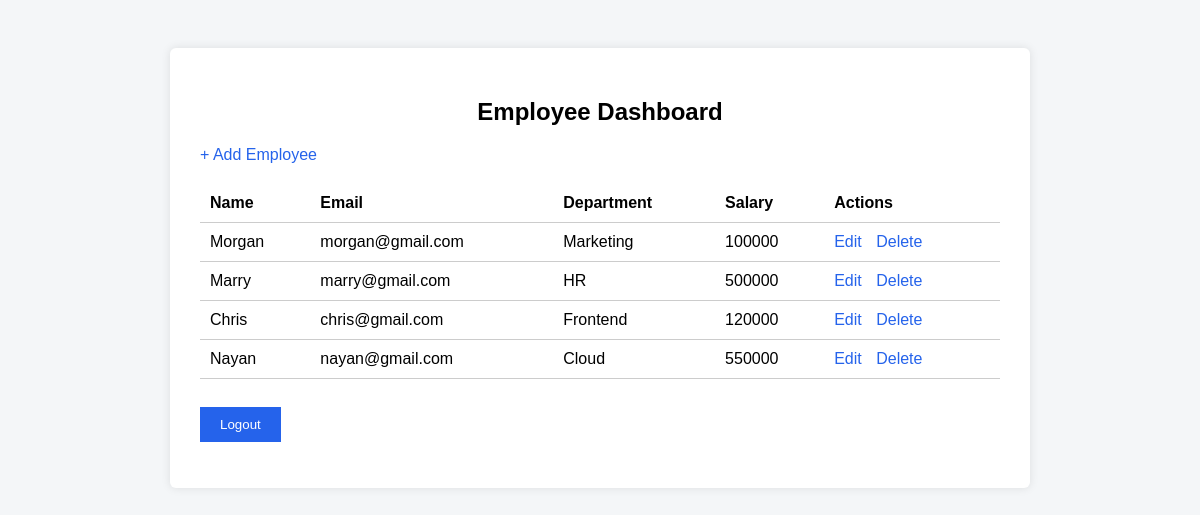
The page / (signed in) on the database its author committed.
### employees/models.py (models this page shows, shortened)
class Employee(models.Model):
    name=models.CharField(max_length=50)
    email=models.EmailField()
    department=models.CharField(max_length=50)
    salary=models.IntegerField()

### employees/views.py (the view)
# urls.py: path('', views.dashboard),
@login_required
def dashboard(request):
     if not request.user.is_superuser:
        return redirect('/accounts/profile/')
     employees = Employee.objects.all()
     return render(request, 'dashboard.html', {'employees': employees})

### employees/templates/dashboard.html (shortened to what this page needs)
{% load static %}
<link rel="stylesheet" href="{% static 'employees/style.css' %}">
<div class="container">
<h2>Employee Dashboard</h2>
<a href="/add/">+ Add Employee</a>
<table>
<tr>
<th>Name</th>
<th>Email</th>
<th>Department</th>
<th>Salary</th>
<th>Actions</th>
</tr>
{% for e in employees %}
<tr>
<td>{{ e.name }}</td>
<td>{{ e.email }}</td>
<td>{{ e.department }}</td>
<td>{{ e.salary }}</td>
<td class="actions">
<a href="/edit/{{ e.id }}">Edit</a>
<a href="/delete/{{ e.id }}">Delete</a>
</td>
</tr>
{% endfor %}
</table>
<br>
<form action="/logout/" method="post">
<button>Logout</button>
</form>
</div>

### employees/static/employees/style.css (style rules this page uses)
.container { max-width: 800px; margin: auto; background: white; padding: 30px; border-radius: 6px; box-shadow: 0 0 10px rgba(0,0,0,.1); }
h2 { text-align: center; }
button { background: #2563eb; color: white; padding: 10px 20px; border: none; margin-top: 10px; cursor: pointer; }
a { text-decoration: none; color: #2563eb; }
table { width: 100%; border-collapse: collapse; margin-top: 20px; }
th, td { padding: 10px; border-bottom: 1px solid #ccc; text-align: left; }
.actions a { margin-right: 10px; }

### rows shown on the page
Employee: name "Morgan", email "morgan@gmail.com", department "Marketing", salary "100000"
Employee: name "Marry", email "marry@gmail.com", department "HR", salary "500000"
Employee: name "Chris", email "chris@gmail.com", department "Frontend", salary "120000"
Employee: name "Nayan", email "nayan@gmail.com", department "Cloud", salary "550000"
